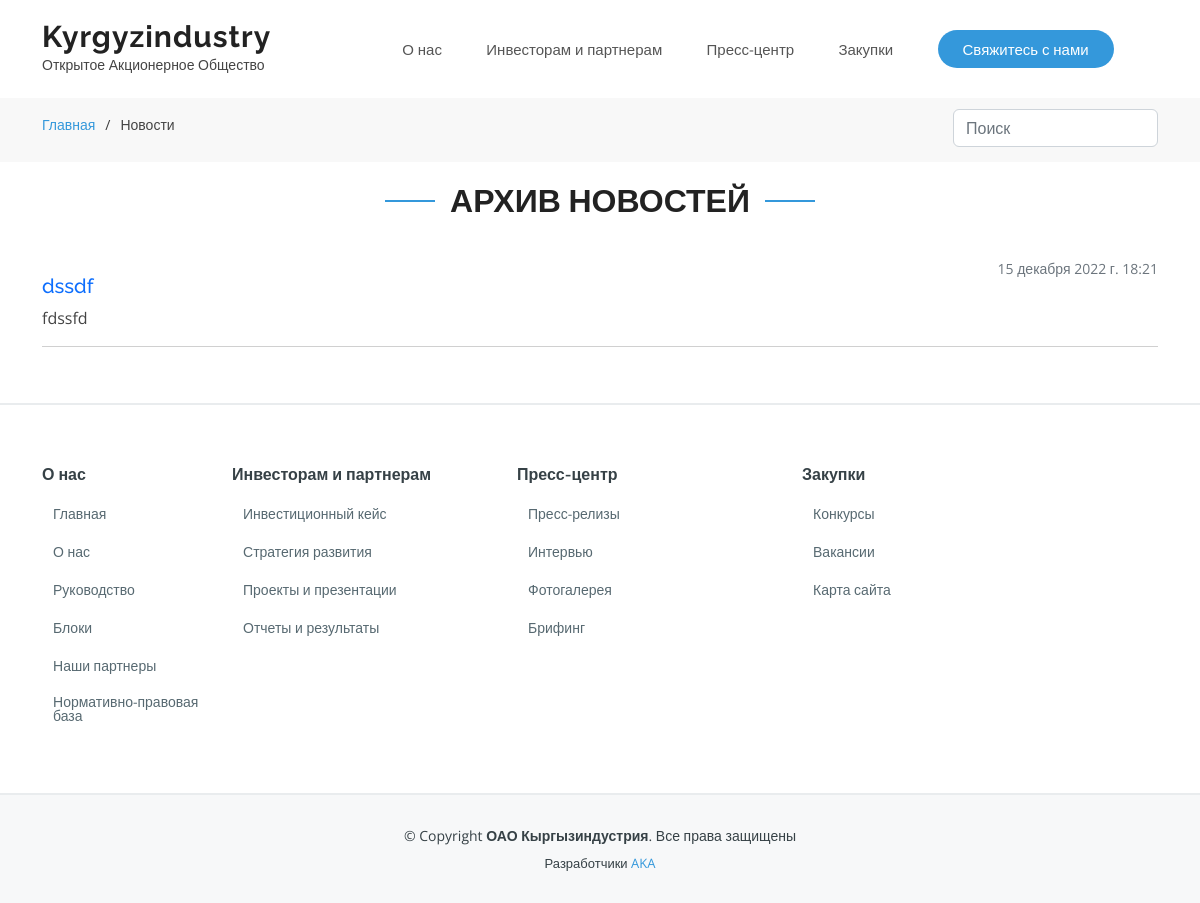
Before: /ru/news/ with the older database file.
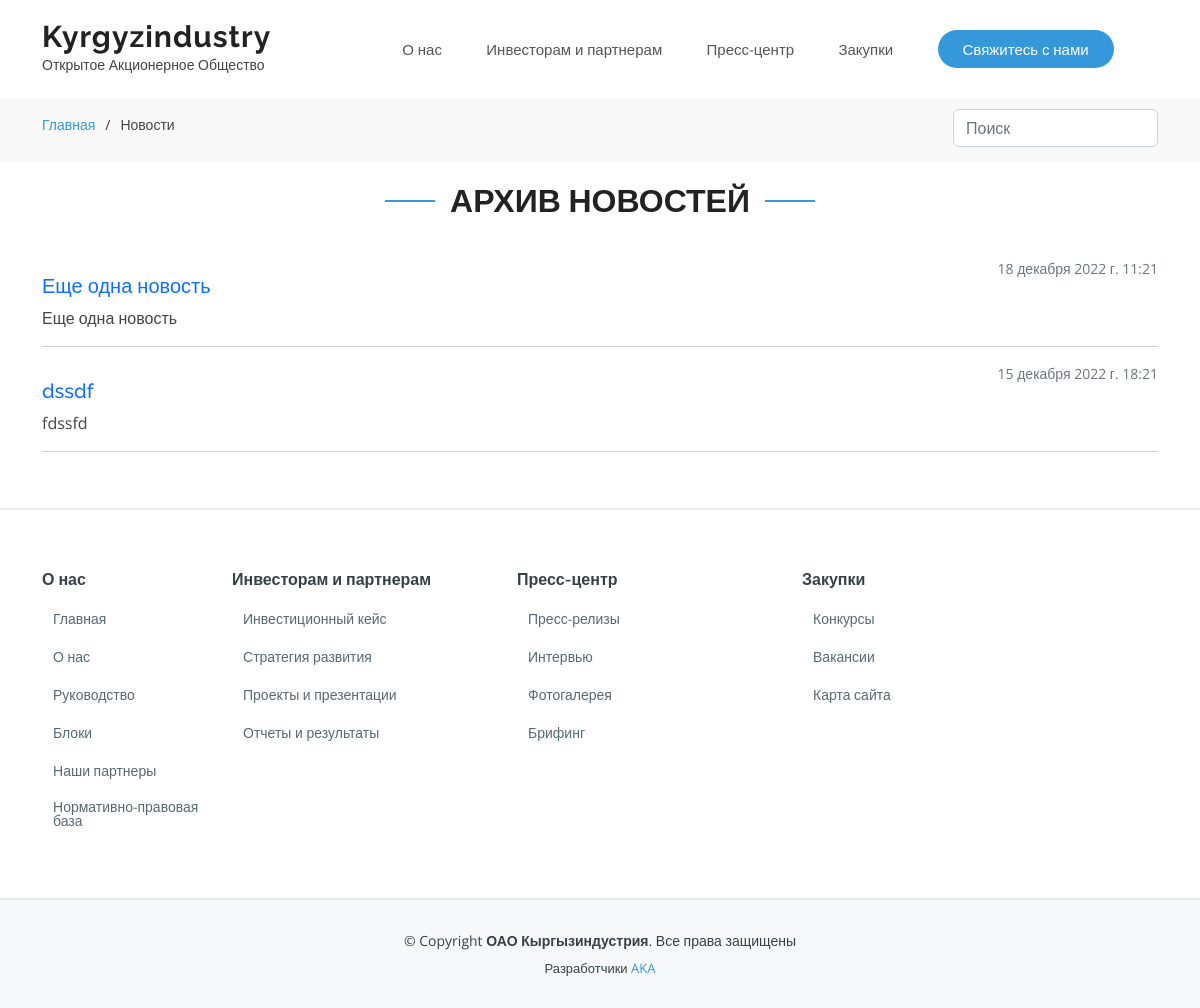
After: the same page with the newer database file.
### main/models.py (models this page shows, shortened)
class News(models.Model):
    Title=models.CharField(max_length=100,verbose_name="Заголовок новости", unique=True,error_messages={'unique':"Новость с таким названием уже существует!"})
    Short_Description = models.CharField(max_length=200,verbose_name="Краткое описание")
    Description=RichTextField(verbose_name="Описание")
    Date_added=models.DateTimeField(verbose_name="Дата публикации", default=now)
    Language= models.CharField(
                               max_length = 10,
                               choices = LanguageChoice.choices,
                               default = LanguageChoice.RU,
                               verbose_name = "Язык"
                               )
    Gallery=models.ForeignKey("galleryNews",on_delete=models.RESTRICT,verbose_name="Галерея")
    class Meta:
        ordering = ['-id']

### main/views.py (the view)
# urls.py: path('news/', views.news, name='news'),
def news(request):
    error = None
    trans = translate(language='ru')
    per_page = 12
    search_posts = request.GET.get('search')
    if search_posts:
        posts = News.objects.filter(Q(Title__icontains=search_posts) | Q(Short_Description__icontains=search_posts))
    else:
        posts = News.objects.all().filter(Language = get_lang(trans=trans)).order_by("-Date_added")
    count=posts.count()
    first_image = []
    for post in posts:
        img = PhotosNews.objects.filter(Gallery = post.Gallery).first()
        if img is None:
            error = True
        else:
            first_image.append(img.URL)
    current_page_news = Paginator(posts, per_page=per_page)
    current_page_img = Paginator(first_image, per_page=per_page)
    page_num = current_page_news.num_pages
    try:
        page = request.GET.get("page", 1)
        posts = current_page_news.page(page)
        page = request.GET.get("page", 1)
        images = current_page_img.page(page)
    except (PageNotAnInteger, TypeError):
        posts = current_page_news.page(1)
        images = current_page_img.page(1)
    except EmptyPage:
        posts = current_page_news.page(current_page_news.num_pages)
        images = current_page_img.page(current_page_img.num_pages)
    news_image_mixed = zip(posts, images)
    context = {
               'news_page': posts,
               'trans':trans,
               'all_news' : news_image_mixed,
               'page_num' : page_num,
               "error" : error,
               'count':count
               }
    return render(request, "client/pages/news.html", context)

### main/views.py (called while the page is built)
def get_lang(trans):
    if trans == 'en':
        lang = 'English'
    elif trans == 'zh-hans':
        lang = '中国人'
    elif trans == 'ky':
        lang = 'Кыргызча'
    else:
        lang = 'Русский'
    return lang

def translate(language):
    cur_language = get_language()
    try:
        activate(language)
    finally:
        activate(cur_language)
    return cur_language

### main/templates/client/pages/news.html (shortened to what this page needs)
{% extends 'client/base.html' %}
{% load i18n %}
{% load static %}
{% block content %}
<main id="main">
    <section id="breadcrumbs" class="breadcrumbs">
      <div class="container">
        <div class="d-flex justify-content-between align-items-center">
          <ol>
            <li><a href="{% url 'index' %}">{% translate "Главная" %}</a></li>
            <li>{% translate "Новости"%}</li>
          </ol>
          <form class="form-inline my-2 my-lg-0 pt-2">
            <input class="form-control mr-sm-2" name="search" action="{% url 'reports' %}" type="search" placeholder="Поиск" aria-label="Search">
          </form>
        </div>
      </div>
    </section>
    <section id="more-services" class="more-services">
    <div class="container">
      <div class="section-title" data-aos="fade-up">
        <h2>{% translate "Архив новостей" %}</h2>
      </div>
      {% if not error %}
      {% for value, img in all_news %}
      <a href="{% url 'news_detail' value.Title %}" class="list-group-item list-group-item-action">
        <div class="d-flex w-100 justify-content-between">
          <h5 class="mb-2 mt-3 text-primary news-link">{{value.Title}}</h5>
          <small class="text-muted">{{value.Date_added}}</small>
        </div>
        <p class="mb-1">{{value.Short_Description}}</p>
        <hr>
      </a>
      {% empty %}
      <div class="section-title" data-aos="fade-up">
        <h4>{% translate "Нет новостей" %}</h4>
      </div>
      {%endfor%}
      {% else %}
              <div class="section-title" data-aos="fade-up">
                <h5 class="text-danger">{% translate "Ошибка: В какой-то галереи не добавлены не одной фотографии" %}</h5>
              </div>
            {% endif %}
            </div>
    </section>
</main>
{% endblock content %}

Changed rows visible on the page:
added News: Title "Еще одна новость", Date_added "18 декабря 2022 г. 11:21", Short_Description "Еще одна новость"
